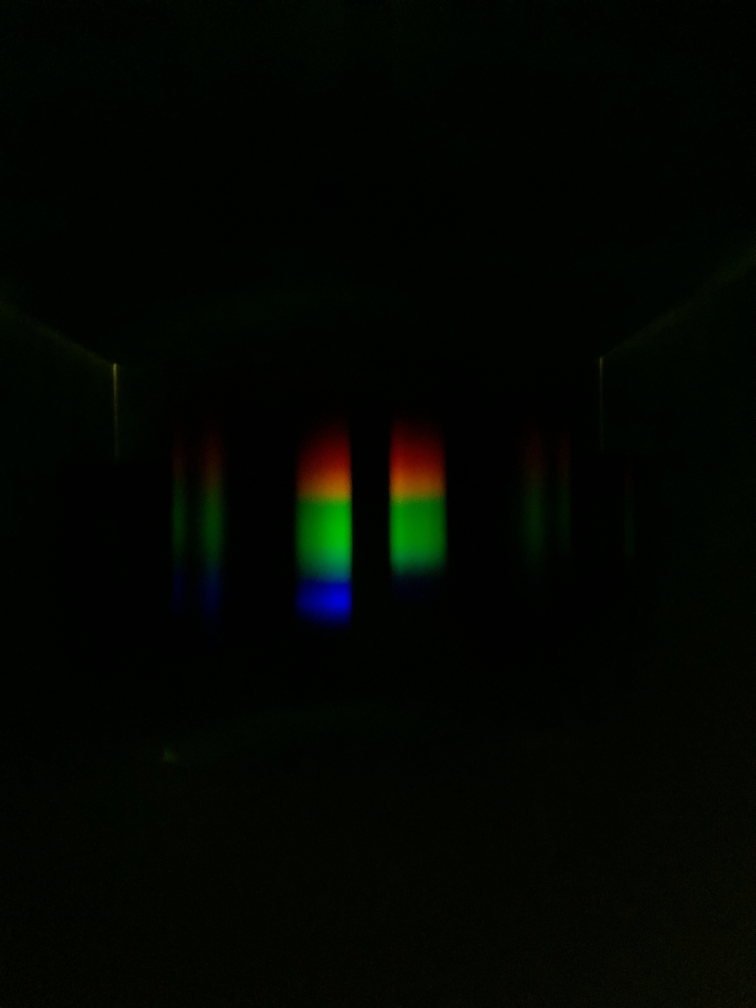
#> input picture EOS_imgs/IMG_3910.JPG, 3024 x 4032 px (shown at 1/4 size)
$ jupyter execute --allow-errors ImgAna_simplified.ipynb
#> lines starting #> are read from the running program, lines starting #| are printed output that depends on the picture
# EOS 1 image analysis Python code walk-through

- This is to explain how the image analysis works for the EOS 1. Python version 2.7.15 (Anaconda 64-bit)

- If you are using EOS 1, you can use this code for image analysis after reading through this notebook and understand how it works.

- Alternatively, you can also use the ImgAna_minimum.py script.

- Needless to say, this Python code is not optimized for speed.

- Feel free to share and modify.

## - 00 - import libraries: matplolib for handling images; numpy for matrix manipulation

[cell 1]
import matplotlib.pyplot as pp
import matplotlib.image as mpimg
import numpy as np
import warnings
import math

## - 01 - function for displaying images and making figures

[cell 2]
# Input: x_img=numpy_array_of_image, marker=marker_of_1D_plot, x_max=max_value
def fig_out( x_img, fig_dpi=120, marker="k.-", x_max=510 ):
    pp.figure( dpi=fig_dpi )
    pp.style.use( "seaborn-dark" )
    if x_img.ndim == 1:
        pp.style.use( "seaborn-darkgrid" )
        pp.plot( x_img, marker )
    elif x_img.ndim == 2:
        if len( x_img[0] ) == 3:
            pp.style.use( "seaborn-darkgrid" )
            pp.plot( x_img[:,0], 'r-' )
            pp.plot( x_img[:,1], 'g-' )
            pp.plot( x_img[:,2], 'b-' )
        else:
            pp.imshow( x_img, cmap="gray", vmin=0, vmax=x_max )
            pp.colorbar()
    elif x_img.ndim == 3:
        x_img = x_img.astype( int )
        pp.imshow( x_img )
    else:
        print ("Input not recognized.")
        ## Not raise an error because no other functions not depend on output of this function.

In Python, an image is represented by a 3D-numpy array.
For example, a simple image of:
red, green, blue, black
cyan, purple, yellow, white
can be written as the following:

[cell 3]
x = np.array([[[255,0,0], [0,255,0], [0,0,255], [0,0,0]],
              [[0,255,255], [255,0,255], [255,255,0], [255,255,255]]])
fig_out( x, fig_dpi=100 )
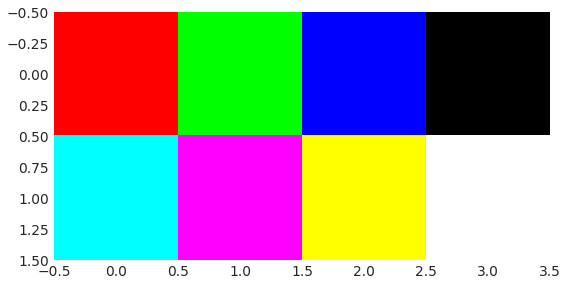
#> figure drawn by matplotlib, 1 panel

[cell 4]
# example of an image from EOS 1
img_file = "EOS_imgs/IMG_3910.JPG"#1_1IMG_3919.jpg"
xi = pp.imread( img_file )
#> xi is the input picture: shape (4032, 3024, 3); mean R, G, B 2.6, 5.7, 1.3
# xi = np.rot90(xi,k=3)
#> (the rest of this cell did not finish here and is left out)

## - 02 - function for read in image and then calculating the color_diff_sum heat map

[cell 5]
# Input: x_img=input_image_as_numpy_array, fo=full_output
def cal_heatmap( x_img, fo=False ):
    xf = x_img.astype( float )
    if xf.ndim == 2:
        cds  = abs(xf[:,0]-xf[:,1])
        cds += abs(xf[:,0]-xf[:,2])
        cds += abs(xf[:,1]-xf[:,2])
    elif xf.ndim == 3:
        cds  = abs(xf[:,:,0]-xf[:,:,1])
        cds += abs(xf[:,:,0]-xf[:,:,2])
        cds += abs(xf[:,:,1]-xf[:,:,2])
    else:
        raise ValueError( "Image array not recoginzed." )

    if fo == True:
        fig_out( cds )
    else:
        pass

    return cds

This color_diff_sum metric is used to rank the colorfulness of the pixels.
It highlights bright colors while suppresses white and black, as demonstrated below:

[cell 6]
cal_heatmap( x )

[cell 7]
# try out the heat map function on the example image
hm = cal_heatmap( xi, True )
#> call 2 of cal_heatmap, with fo = True
#> in cal_heatmap (call 2), `cds  = abs(xf[:,:,0]-xf[:,:,1])`:
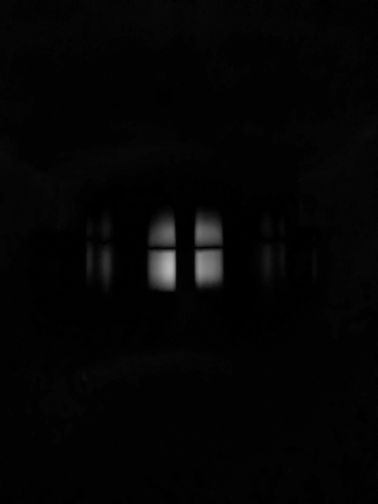
#> cds: shape (4032, 3024) float64 (shown at 1/8 size); min 0, max 185, mean 4.3
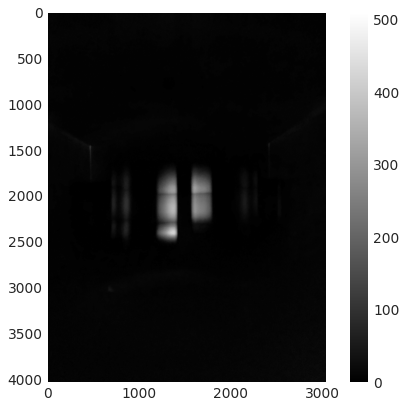
#> figure drawn by matplotlib, 2 panels

## - 03 - function for finding the reference spectrum

[cell 8]
# Input: x_hm=heat_map_as_numpy_array, fo=full_output, n=threshold_as_ratio_of_peak
# Input: pf_check=profile_check, rt_check=rotation_check
def find_ref( x_hm, fo=False, n=0.25, pf_check=True, rt_check=False ):
#> called with fo = True, n = 0.25, pf_check = True, rt_check = False
    n = float( n )
    if n<0.1 or n>0.9:
        n = 0.25    # n should be between 0.1 and 0.9, otherwise set to 0.25
    else:
        pass

    h, w = x_hm.shape
    if h<w and pf_check==True:
        warnings.warn( "Input spectra image appears to be landscape." )
        proceed = 'y'; #raw_input( "Continue? (y/N): " )
        if proceed=='y' or proceed=='Y':
            pass
        else:
            raise RuntimeError( "Program terminated by user." )
    else:
        pass

    x0 = x_hm.mean( axis=0 )
#> x0 = 3024 values, max 58.45 at index 1366, min 5.03 at index 1871, mean 12.11
    x0thres = np.argwhere( x0 > x0.max()*n ).flatten()
#> x0thres = 493 values from 824 to 1778
    x0diff  = x0thres[1:] - x0thres[:-1]
#> x0diff = 492 values, max 315 at index 49, min 1 at index 0, mean 1.94
    x0gap   = np.where( x0diff > 2. )[0].flatten()
#> x0gap = [49, 271]
    if len( x0gap )==0:
        if rt_check==True:
            fig_out( x_hm )
            rotate = raw_input( "Rotate image? (y/N): " )
            if rotate=='y' or rotate=='Y':
                raise RuntimeError( "Rotate image then restart program." )
            else:
                pass
        else:
            pass
        l_edge, r_edge = x0thres[0], x0thres[-1]
    else:
        d_to_center = []
        for i in x0gap:
            d_to_center.append( abs( w/2. - x0thres[i:i+2].mean() ) )
#> this loop made 2 passes
#> i on passes 1 to 2: 49, 271
#> after the loop, d_to_center = [481.5, 28.5]
        d_min = np.argmin( d_to_center )
#> d_min = 1
        if d_min==0:
            l_edge, r_edge = x0thres[0], x0thres[ x0gap[0] ]
        else:
            l_edge, r_edge = x0thres[ x0gap[d_min-1]+1 ], x0thres[ x0gap[d_min] ]
#> l_edge = 1188; r_edge = 1409

    x_hm_ref = x_hm[ :, l_edge:r_edge+1 ]
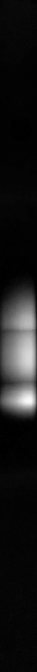
#> x_hm_ref: shape (4032, 222) float64 (shown at 1/6 size); min 0, max 430, mean 42.2; drawn with min black and max white
    x1 = x_hm_ref.mean( axis=1 )
#> x1 = 4032 values, max 297.8 at index 2401, min 1.23 at index 1629, mean 42.16
    x1thres = np.argwhere( x1 > x1.max()*n ).flatten()
#> x1thres = 705 values from 1780 to 2484
    t_edge, b_edge = x1thres[0], x1thres[-1]
#> t_edge = 1780; b_edge = 2484
    tblr_edge = ( t_edge, b_edge, l_edge, r_edge )
#> tblr_edge = (1780, 2484, 1188, 1409)

    if fo==True:
        fig_out( x0, fig_dpi=120 )
        fig_out( x1, fig_dpi=120 )
    else:
        pass

    return tblr_edge

[cell 9]
# try out the reference spectrum function
top, btm, lft, rgt = find_ref( hm, True )
#> top = 1780; btm = 2484; lft = 1188; rgt = 1409

[cell 10]
# check the reference spectrum found
fig_out( xi[top:btm+1, lft:rgt+1, :] )
#> in fig_out (call 5), `x_img = x_img.astype( int )`:
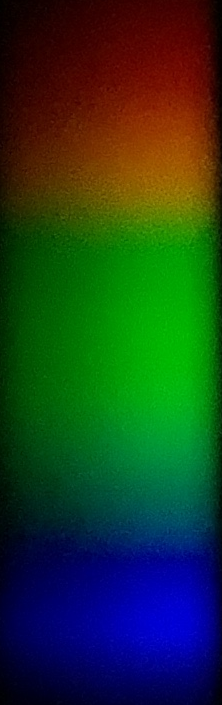
#> x_img: shape (705, 222, 3) int64; mean of channels 0, 1, 2 28.6, 59.2, 34.9; drawn as R, G, B

## - 04 - function for checking the alignment (omitted)

[cell 11]
def align_check():
    return 0

## - 05 - function for normalizing the sample spectrum

[cell 12]
# [4 lines of commented-out code are left out]
def norm_sam( x_img, fo=False, bpeak_chl='r', trim_edge=False, trim_margin=True, gapcal='p' ):
#> called with fo = True, bpeak_chl = 'r', trim_edge = False, trim_margin = True, gapcal = 'p'
    h, w, d = x_img.shape
    if trim_edge == True:
        x_img = x_img[h/4:h*3/4, w/4:w*3/4, :]
    else:
        pass
    x_img = x_img.astype( float )
    hm = cal_heatmap( x_img )
    t_edge, b_edge, l_edge, r_edge = find_ref( hm )
#> the loop in find_ref (call 2), `for i in x0gap:` made 2 passes
#> t_edge = 1780; b_edge = 2484; l_edge = 1188; r_edge = 1409

    ref_wid = r_edge - l_edge
#> ref_wid = 221
    if trim_margin == True:
        mrg = int( ref_wid/10. )
#> mrg = 22
    else:
        mrg = 0
    half_hgt = int( (b_edge - t_edge)/2. )
#> half_hgt = 352
    x_ref = x_img[ t_edge:b_edge, l_edge+mrg:r_edge-mrg, : ]
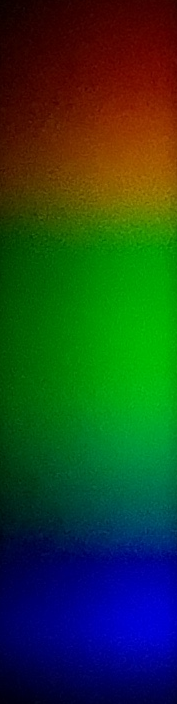
#> x_ref: shape (704, 177, 3) float64; mean R, G, B 31.4, 64.6, 38.2
    y_ref = x_ref.mean( axis=1 )
#> y_ref = 704 rows, first 8: [44.11, 1.95, 0.989], [44.38, 1.97, 1.11], [45.41, 1.8, 1.07], [45.68, 1.89, 1.13], [46.77, 1.68, 1.02], [47.06, 1.76, 1.06], [47.99, 1.53, 1.06], [48.47, 1.76, 1.26]

    if bpeak_chl == 'r':
        peak_r = y_ref[:half_hgt,0].argmax()
#> peak_r = 159
        peak_b = y_ref[half_hgt:,0].argmax()+half_hgt
#> peak_b = 528
    else:
        peak_rgb = y_ref.argmax( axis=0 )
        peak_r, peak_b = peak_rgb[[0,2]]

    if gapcal == 'w':
        gap = int( ref_wid*0.901 )
    else:
        gap = int( ( peak_b-peak_r )*0.368 )
#> gap = 135
    x_sam = x_img[ t_edge:b_edge, r_edge+gap+mrg:r_edge+gap+ref_wid-mrg, : ]
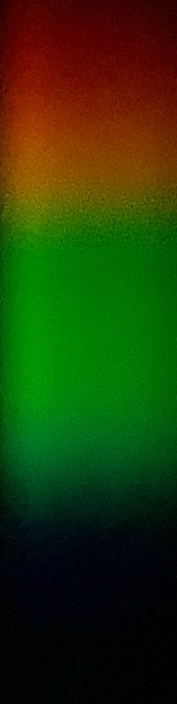
#> x_sam: shape (704, 177, 3) float64; mean R, G, B 34.7, 57.6, 6.4
    y_sam = x_sam.mean( axis=1 )
#> y_sam = 704 rows, first 8: [58.84, 2.45, 1.58], [58.61, 2.04, 1.18], [59.53, 1.86, 0.847], [60.16, 2.21, 1.23], [61.52, 2.45, 1.29], [62.07, 2.7, 1.55], [63.05, 2.64, 1.31], [63.32, 2.65, 1.37]
    max_rgb = y_ref.max( axis=0 )
#> max_rgb = [125.9, 142.4, 162.2]

    peak_px = np.array([peak_r, peak_b]).flatten()
#> peak_px = [159, 528]
    peak_nm = np.array([610.65, 449.1])
    f = np.polyfit( peak_px, peak_nm, 1 )
#> f = [-0.438, 680.3]
    wavelength = np.arange(b_edge-t_edge)*f[0]+f[1]
#> wavelength = 704 values, max 680.3 at index 0, min 372.5 at index 703, mean 526.4
    if trim_edge == True:
        t_edge, b_edge = t_edge+h/4, b_edge+h/4
        l_edge, r_edge = l_edge+w/4, r_edge+w/4
        peak_r, peak_b = peak_r+t_edge, peak_b+t_edge
    else:
        pass

    y_sam_norm_r = y_sam[:, 0]/max_rgb[0]
#> y_sam_norm_r = 704 values, max 1.07 at index 149, min 0.00507 at index 660, mean 0.275
    y_sam_norm_g = y_sam[:, 1]/max_rgb[1]
#> y_sam_norm_g = 704 values, max 0.886 at index 365, min 0.0114 at index 615, mean 0.404
    y_sam_norm_b = y_sam[:, 2]/max_rgb[2]
#> y_sam_norm_b = 704 values, max 0.165 at index 454, min 0.00167 at index 703, mean 0.0394
    y_sam_norm = np.dstack((y_sam_norm_r, y_sam_norm_g, y_sam_norm_b))[0]
#> y_sam_norm = 704 rows, first 8: [0.467, 0.0172, 0.00972], [0.465, 0.0143, 0.00728], [0.473, 0.0131, 0.00523], [0.478, 0.0155, 0.00756], [0.489, 0.0172, 0.00798], [0.493, 0.019, 0.00954], [0.501, 0.0186, 0.00805], [0.503, 0.0186, 0.00843]

    if fo == True:
        return ((wavelength, y_sam_norm), (y_ref, y_sam),
                (t_edge, b_edge, l_edge, r_edge, peak_r, peak_b, gapcal))
    else:
        return (wavelength, y_sam_norm, y_ref)

[cell 13]
# try out the sample spectrum function
full_result = norm_sam( xi, True )
wv, sam_norm = full_result[0]
#> wv has the same summary as wavelength in norm_sam; sam_norm has the same summary as y_sam_norm in norm_sam
ref_raw, sam_raw = full_result[1]
#> ref_raw has the same summary as y_ref in norm_sam; sam_raw has the same summary as y_sam in norm_sam
other_result = full_result[2]
#> other_result = (1780, 2484, 1188, 1409, 159, 528, 'p')

[cell 14]
# check the reference spectrum (averaged)
fig_out( ref_raw, fig_dpi=120 )

[cell 15]
# check the sample spectrum (averaged) before normalization
fig_out( sam_raw, fig_dpi=120 )

[cell 16]
# check the normalized sample spectrum (averaged)
pp.figure( dpi=120 )
pp.style.use( "seaborn-darkgrid" )
pp.plot( wv, sam_norm[:,0], 'r-' )
pp.plot( wv, sam_norm[:,1], 'g-' )
pp.plot( wv, sam_norm[:,2], 'b-' )
pp.xlabel( "wavelength (nm)", size=12 )
pp.ylabel( "normalized intensity", size=12 )
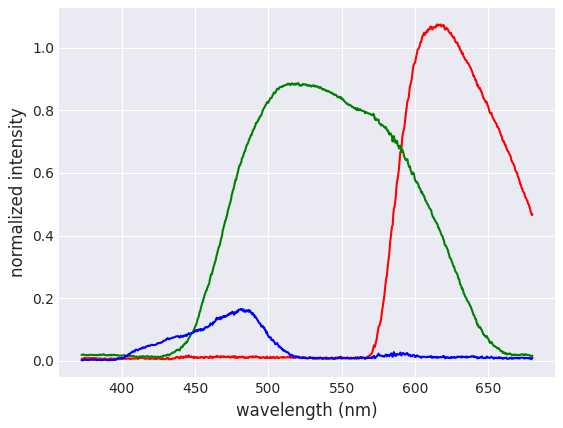
#> figure drawn by matplotlib, 1 panel

## - 06 - function for calculating average intensity over a narrow band

[cell 17]
# Input: ifn=image_file_name, ch=color_channel
# Input: wlc=wavelength_range_center, wlhs=wavelength_range_half_span
# Input: tm=trim_edge, gp=method_for_gap_calculation, fo=full_output
def cal_I( ifn, ch='g', wlc=535., wlhs=5., te=False, gp='p', fo=False ):
#> called with ifn = 'EOS_imgs/IMG_3910.JPG', ch = 'g', wlc = 535, wlhs = 5, te = False, gp = 'p', fo = True
    wl_low, wl_high = wlc-wlhs, wlc+wlhs
#     print (ifn)
    xi = mpimg.imread(ifn)
#     print(xi.size)
    if xi.size > 6000000:
#         fig, ax = pp.subplots()
#         im = ax.imshow(xi)
#         pp.show()
        xi = np.rot90(xi,k=3)
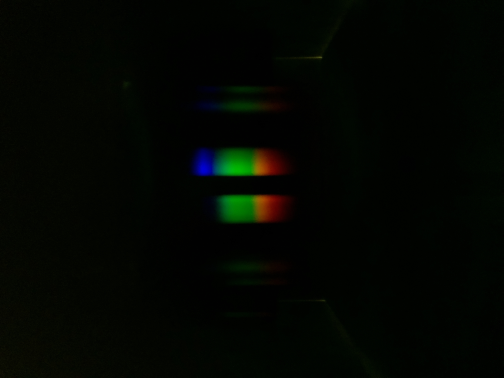
#> xi: shape (3024, 4032, 3) (shown at 1/8 size); mean R, G, B 2.6, 5.7, 1.3
        xi = centeredCrop(xi)
#         fig_out( xi )

    wl_arr, sam_norm, y_ref = norm_sam( xi, trim_edge=te, gapcal=gp )

    if ch=='r' or ch=='R':
        y_arr = sam_norm[:,0]
    elif ch=='g' or ch=='G':
        y_arr = sam_norm[:,1]
    elif ch=='b' or ch=='B':
        y_arr = sam_norm[:,2]
    else:
        raise ValueError( "Color channel should be 'r', 'g', or 'b'." )


    arg_low = np.where( wl_arr < wl_high )[0][0]
    arg_high = np.where( wl_arr > wl_low )[0][-1]


      #sending reference signal at the wavelength
    if ch=='r' or ch=='R':
        ref = y_ref[:,0]
    elif ch=='g' or ch=='G':
        ref = y_ref[:,1]
    elif ch=='b' or ch=='B':
        ref = y_ref[:,2]
    else:
        raise ValueError( "Color channel should be 'r', 'g', or 'b'." )
    I_sum_ref = ref[arg_low:arg_high+1].sum()
    I_ave_ref = I_sum_ref/(arg_high-arg_low+1)


    I_sum = y_arr[arg_low:arg_high+1].sum()
    I_ave = I_sum/(arg_high-arg_low+1)

    if fo == True:
        print (y_arr[arg_low:arg_high+1])
        pp.figure( dpi=120 )
        pp.style.use( "seaborn-darkgrid" )
        pp.plot( wl_arr, y_arr, 'k.-' )
        pp.xlabel( "wavelength (nm)", size=12 )
        pp.ylabel( "normalized intensity", size=12 )
    else:
        pass
    return I_ave, I_ave_ref

#> (a cell that did not finish here is left out)

## - 07 - function for calculating nitrate concentration

[cell 19]
# Input: image_file=path_and_name_of_image_file, wl=center_wavelength
# [6 lines left out: function test_N, not called in this run]

[cell 20]
# from PIL import Image

[cell 21]
def centeredCrop(img, new_height=1000, new_width= 600):
    width =  np.size(img,1)
    height =  np.size(img,0)

    left = int(np.ceil((width - new_width)/2.))
    top = int(np.ceil((height - new_height)/2.))
    right = int(width - np.floor((width - new_width) / 2.))
    bottom = int(np.floor((height + new_height)/2.))
    cImg = img[top:bottom, left:right]
    return cImg

[cell 22]
# Input: image_file=path_and_name_of_image_file, wl=center_wavelength
# [6 lines left out: function getAbs_Intensity, not called in this run]

[cell 23]
import os
from PIL import Image
from PIL.ExifTags import TAGS
import re

[cell 24]
# try out the nitrate concentration function

runNames =['1mgrun1','1mgrun2',
'1mgrun3',
'1mgrun4',
'1mgrun5',
'5mgrun1',
'5mgrun2',
'5mgrun3',
'5mgrun4',
'5mgrun5',
'10mgrun1attempt2',
'10mgrun2',
'10mgrun3',
'10mgrun4',
'10mgrun5']

#> (the rest of this cell did not finish here and is left out)

The k and b values varies a little bit with each individual EOS 1 device, so to ensure accuracy, a three-point calibration is highly recommended.

## - 08 - function for calibrating nitrate tests

[cell 25]
def cali_N( img_arr, nc_arr, wl, fo=True ):
    if len(img_arr) != len(nc_arr):
        raise ValueError( "img_arr and nc_arr should have the same length." )
    else:
        pass
    nc = np.array(nc_arr)

    I_arr = []
    for img in img_arr:
        I_arr.append( cal_I( img, wlc=wl ) )
#> call 2 of cal_I, with ifn = 'EOS_imgs//1_1IMG_3919.jpg', ch = 'g', wlc = 530, wlhs = 5, te = False, gp = 'p', fo = False
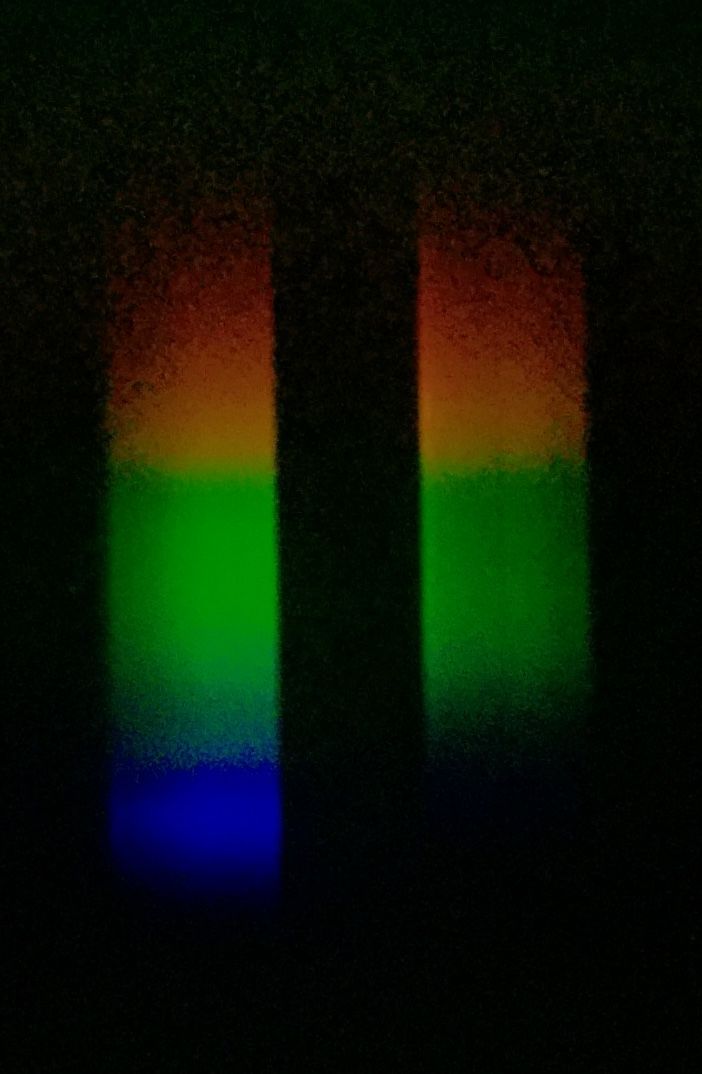
#> input picture EOS_imgs/1_1IMG_3919.jpg, 702 x 1074 px
#> in cal_I, xi is the input picture: shape (1074, 702, 3); mean R, G, B 11.4, 20.2, 6.5
#> (the rest of the program and of its run is left out)
